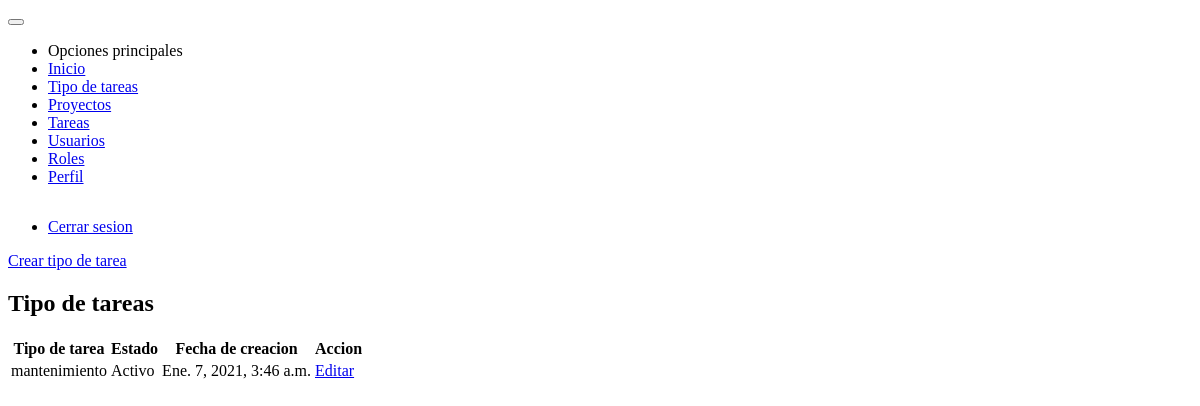
The page /tareas/tipo_tarea/ (signed in) on the database its author committed.
### tasks/models.py (models this page shows, shortened)
class TypeTask(models.Model):
    name = models.CharField(max_length=50)
    slug = models.SlugField(max_length=60, unique=True)
    status = models.BooleanField(default=True)
    created_at = models.DateTimeField(auto_now_add=timezone.now)

### tasks/views.py (the view)
# urls.py: path('tipo_tarea/', views.TypeTaskListView.as_view(), name='type_task'),
class TypeTaskListView(LoginRequiredMixin, PermissionRequiredMixin, ListView):
    login_url = 'users:login'
    permission_required = 'tasks.view_typetask'
    template_name = 'tasks/type_task.html'
    queryset = TypeTask.objects.all().order_by('-pk')

### tasks/templates/tasks/type_task.html (shortened to what this page needs)
{% extends 'base.html' %}
{% block content %}
        <div class="card">
            <div class="card-content m-2">
                <a class="button success" href="{% url 'tasks:add_type_task' %}"> Crear tipo de tarea</a>
                <h2 class="center">Tipo de tareas</h2>
                <table class="table" data-role="table" data-horizontal-scroll="true" data-table-search-title="Buscar: " data-table-rows-count-title="Cantidad a mostrar">
                    <thead>
                        <tr>
                            <th>Tipo de tarea</th>
                            <th>Estado</th>
                            <th>Fecha de creacion</th>
                            <th>Accion</th>
                        </tr>
                    </thead>
                    <tbody>
                        {% for type_task in object_list %}
                            <tr>
                                <td>{{ type_task.name }}</td>
                                <td>{{ type_task.status|yesno:'Activo,Inactivo' }}</td>
                                <td>{{ type_task.created_at }}</td>
                                <td>
                                    <a href="{% url 'tasks:update_type_task' type_task.slug %}"
                                        class="button info"> Editar</a>
                                </td>
                            </tr>
                        {% endfor %}
                    </tbody>
                </table>
            </div>
        </div>
{% endblock %}

### rows shown on the page
TypeTask: name "mantenimiento", status "Activo", created_at "Ene. 7, 2021, 3:46 a.m."
